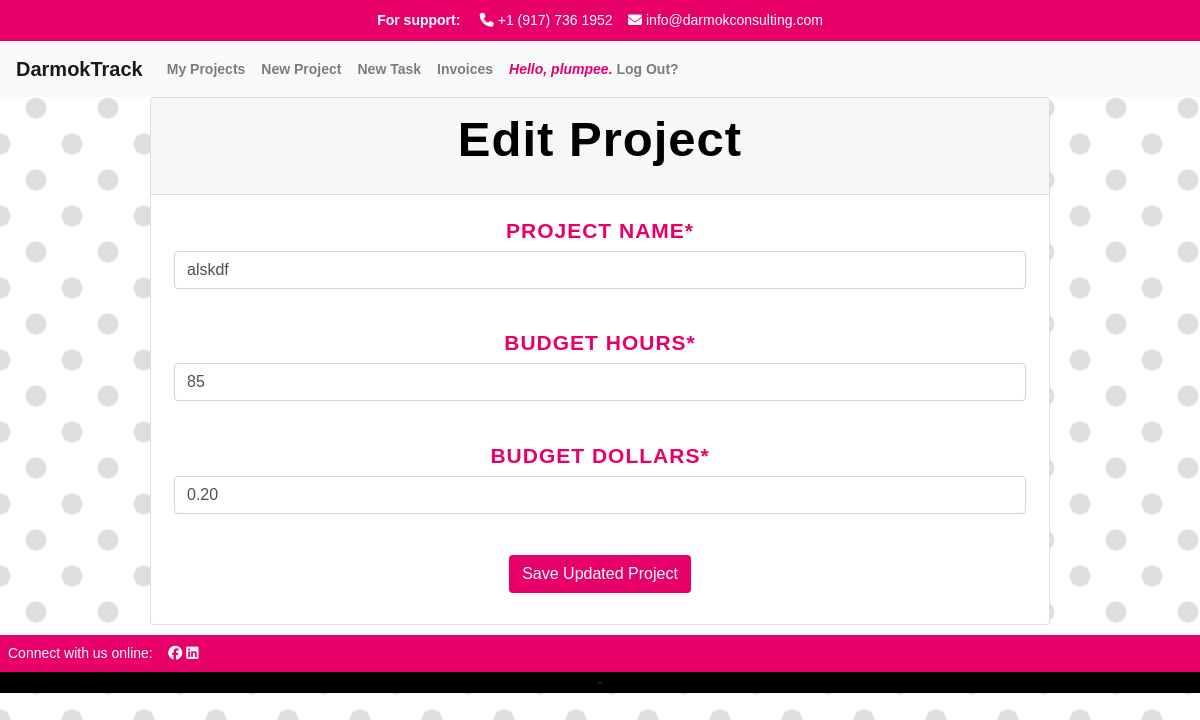
The page /track/edit_project/6 (signed in) on the database its author committed.
### apps/track/models.py (models this page shows, shortened)
class User(AbstractUser):
    def __str__(self):
        return self.username

class Project(models.Model):
    PENDING = 'pending'
    PAID = 'paid'
    CREDIT_MEMO = 'credit_memo'
    CHOICES_STATUS = {
        (PENDING, 'pending'),
        (PAID, 'paid'),
        (CREDIT_MEMO, 'credit_memo'),
    }
    project_manager = models.ForeignKey(User, related_name='project_manager', on_delete=models.CASCADE)
    name = models.CharField('Project Name', max_length=250)
    start = models.DateTimeField(auto_now_add=True)
    customer = models.CharField(max_length=250)
    customer_address = models.CharField(max_length=250, null=True)
    customer_citystatezip = models.CharField(max_length=250, null=True)
    budget_hours = models.IntegerField(default=0)
    budget_dollars = models.DecimalField(max_digits=10, decimal_places=2, default=0.00)
    is_active = models.BooleanField('Active', default=True)
    projects = models.ForeignKey(User, blank=True, related_name='project_list', on_delete=models.CASCADE)
    time_models = models.ManyToManyField(TimeModel, related_name='projects')
    invoice_status = models.CharField(max_length=25, choices=CHOICES_STATUS, default=PENDING)
    class Meta:
        ordering = ['-start']

### apps/track/views.py (the view, shortened to what this page needs)
# urls.py: path('track/edit_project/<int:pk>', views.edit_project.as_view(), name='edit_project'),
class edit_project(UpdateView):
    model = Project
    template_name = 'track/edit_project.html'
    fields = ['name', 'budget_hours', 'budget_dollars', ]

### apps/track/templates/track/edit_project.html (shortened to what this page needs)
{% extends "track/layout.html" %}
{% load static %}
{% block body %}
    {% load crispy_forms_tags %}
    {% if user.is_authenticated %}
    <div class="card w-75">
        <div class="card-header" id="headingOne">
            <h1>Edit Project</h1>
        </div>
        <div class="card-body">
            <h3>
    <form method="POST" id="update_project">
        {{ form.name|as_crispy_field }}
        <br>
        {{ form.budget_hours|as_crispy_field}}
        <br>
        {{ form.budget_dollars|as_crispy_field }}
        <br>
        <button type="submit" class="btn btn-darmok">Save Updated Project</button>
    </form>
    {% endif %}
</h3>
</div>
</div>
{% endblock %}

### apps/track/templates/track/layout.html (shortened to what this page needs)
{% load static %}
<!DOCTYPE html>
<html lang="en">
    <head>
      <link rel="stylesheet" href="https://stackpath.bootstrapcdn.com/bootstrap/4.4.1/css/bootstrap.min.css">
        <link href="{% static "/styles.css" %}" rel="stylesheet">
    </head>
    <body>
        <div class="top-bar">
            <strong>For support:</strong> &nbsp;&nbsp;&nbsp;
            <i class="fa-solid fa-phone"></i> +1 (917) 736 1952&nbsp;&nbsp;&nbsp;
            <i class="fa-solid fa-envelope"></i> info@darmokconsulting.com
        </div>
        <nav class="navbar navbar-expand-lg navbar-light bg-light">
            <a class="navbar-brand" href="{% url "index" %}">DarmokTrack</a>
                <div class="collapse navbar-collapse" id="navbarSupportedContent">
                  <ul class="navbar-nav mr-auto">
                    {% if user.is_authenticated %}
                    <li class="nav-item">
                        <a class="nav-link" href="{% url "projects" %}">My Projects</a>
                    <li class="nav-item">
                        <a class="nav-link" href="{% url "create_project" %}">New Project</a>
                    </li>
                    <li class="nav-item">
                        <a class="nav-link" href="{% url "create_task" %}">New Task</a>
                    </li>
                    <li class="nav-item">
                        <a class="nav-link" href="{% url "invoices_list" %}">Invoices</a>
                    </li>
                    <li class="nav-item">
                        <a class="nav-link" href="{% url "logout" %}"><em class="greeting">Hello, {{ user.username }}.</em> Log Out?</a>
                    </li>
                {% endif %}
                </div>
            </nav>
        <div class="body">
            {% block body %}
            {% endblock %}
        </div>
        <div class="footer">
            <footer class="text-center text-lg-start text-dark">
                <section class="foot-bar d-flex p-2">
                    <div>
                        Connect with us online: &nbsp;&nbsp;&nbsp;
                    </div>
                    <div class="foot-bar">
                        <a href="https://www.facebook.com/darmokconsulting"><i class="fa-brands fa-facebook white"></i></a>
                        <a href="https://www.linkedin.com/company/darmok-consulting"><i class="fa-brands fa-linkedin white"></i></a>
                    </div>
                </section>
                 -
        </div>
    </body>
</html>

### apps/track/static/styles.css (style rules this page uses)
body { font-family: Helvetica, Arial, Lucida, sans-serif; font-size: 14px; color: #666; background-image: radial-gradient(rgb(222, 222, 222) 19.2%, transparent 21.6%), radial-gradient(rgb(222, 222, 222) 19.2%, transparent 21.6%); background-position: 0px 0px, 36px 36px; background-size: 72px 72px; background-color: rgb(255, 255, 255); }
a { color: #e7006a; }
h1 { font-family: 'Fjalla One', Arial, Helvetica, sans-serif; font-weight: 700; font-size: 3.5em; letter-spacing: 1px; color: #000; padding-bottom: 5px; text-align: center; }
h3 { font-family: 'Fjalla One', Helvetica, Arial, Lucida, sans-serif; font-size: 1.5em; font-weight: 700; text-transform: uppercase; color: #e7006a; letter-spacing: 1px; text-align: center; padding: 3px; }
.btn-darmok { color: white !important; background-color: #e7006a !important; }
.nav-item { font-weight: bold; }
.top-bar { background-color: #e7006a; color: #fff; text-align: center; padding: 10px; }
footer { background-color: #000; color: #fff; text-align: center; }
.foot-bar { background-color: #e7006a; color: #fff; }
.white { color: #fff; }
.greeting { color: #e7006a; }
.card { margin: 0 auto; float: none; margin-bottom: 10px; }
.navbar-brand { font-weight: bold; font-family: 'Fjalla One', Arial, Helvetica, sans-serif; }
.card-header { background-color: #f7f7f7; }

### rows shown on the page
User: username "plumpee"
Project: name "alskdf", budget_hours "85", budget_dollars "0.20"
